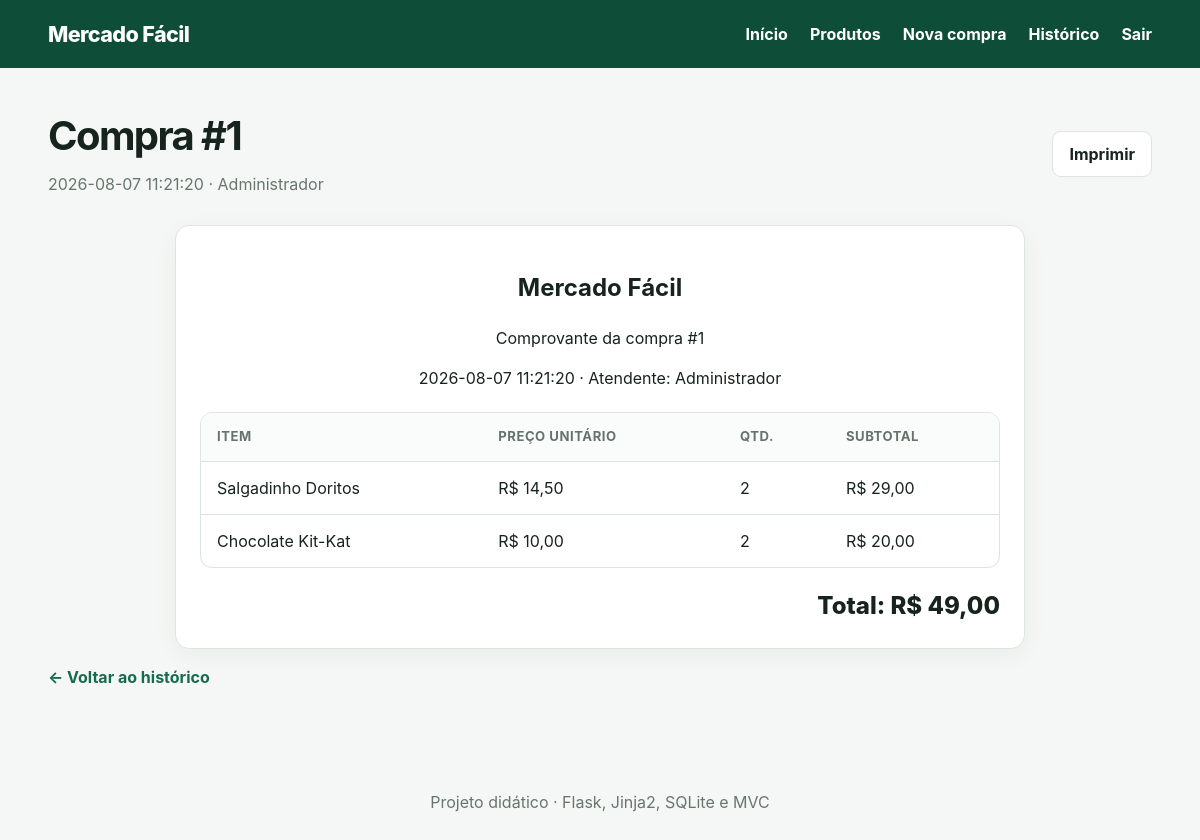
Screenshot of /compras/1 (signed in) with the database file from the repository.
### tables this page shows
CREATE TABLE compras (
    id INTEGER PRIMARY KEY AUTOINCREMENT,
    usuario_id INTEGER NOT NULL,
    total_centavos INTEGER NOT NULL CHECK (total_centavos >= 0),
    criada_em TEXT NOT NULL DEFAULT CURRENT_TIMESTAMP,
    FOREIGN KEY (usuario_id) REFERENCES usuarios(id)
);

CREATE TABLE usuarios (
    id INTEGER PRIMARY KEY AUTOINCREMENT,
    nome TEXT NOT NULL,
    usuario TEXT NOT NULL UNIQUE COLLATE NOCASE,
    senha_hash TEXT NOT NULL,
    criado_em TEXT NOT NULL DEFAULT CURRENT_TIMESTAMP
);

CREATE TABLE itens_compra (
    id INTEGER PRIMARY KEY AUTOINCREMENT,
    compra_id INTEGER NOT NULL,
    produto_id INTEGER,
    produto_nome TEXT NOT NULL,
    preco_unitario_centavos INTEGER NOT NULL,
    quantidade INTEGER NOT NULL CHECK (quantidade > 0),
    subtotal_centavos INTEGER NOT NULL,
    FOREIGN KEY (compra_id) REFERENCES compras(id) ON DELETE CASCADE,
    FOREIGN KEY (produto_id) REFERENCES produtos(id) ON DELETE SET NULL
);

### controllers/compra_controller.py (the view)
@compra_bp.get("/<int:compra_id>")
def detalhes(compra_id):
    compra = compra_model.buscar(compra_id)
    if compra is None:
        abort(404)
    return render_template("detalhes_compra.html", compra=compra,
                           itens=compra_model.listar_itens(compra_id))

### database.py (called while the page is built)
def get_db():
    if "db" not in g:
        database_path = Path(current_app.config["DATABASE"])
        database_path.parent.mkdir(parents=True, exist_ok=True)
        g.db = sqlite3.connect(database_path)
        g.db.row_factory = sqlite3.Row
        g.db.execute("PRAGMA foreign_keys = ON")
    return g.db

### models/compra.py (called while the page is built)
def buscar(compra_id):
    return get_db().execute(
        """SELECT c.*, u.nome AS usuario_nome
           FROM compras c JOIN usuarios u ON u.id = c.usuario_id WHERE c.id = ?""",
        (compra_id,),
    ).fetchone()

def listar_itens(compra_id):
    return get_db().execute(
        "SELECT * FROM itens_compra WHERE compra_id = ? ORDER BY id", (compra_id,)
    ).fetchall()

### utils.py (called while the page is built)
def formatar_moeda(centavos):
    valor = Decimal(int(centavos)) / 100
    return f"R$ {valor:,.2f}".replace(",", "X").replace(".", ",").replace("X", ".")

### templates/detalhes_compra.html (shortened to what this page needs)
{% extends "base.html" %}
{% block conteudo %}
<div class="cabecalho-pagina nao-imprimir"><div><h1>Compra #{{ compra.id }}</h1><p>{{ compra.criada_em }} · {{ compra.usuario_nome }}</p></div><button class="botao secundario" onclick="window.print()">Imprimir</button></div>
<section class="comprovante"><div class="comprovante-topo"><h2>Mercado Fácil</h2><p>Comprovante da compra #{{ compra.id }}</p><p>{{ compra.criada_em }} · Atendente: {{ compra.usuario_nome }}</p></div>
<div class="tabela-wrapper"><table><thead><tr><th>Item</th><th>Preço unitário</th><th>Qtd.</th><th>Subtotal</th></tr></thead><tbody>{% for i in itens %}<tr><td>{{ i.produto_nome }}</td><td>{{ i.preco_unitario_centavos|moeda }}</td><td>{{ i.quantidade }}</td><td>{{ i.subtotal_centavos|moeda }}</td></tr>{% endfor %}</tbody></table></div>
<div class="total-comprovante">Total: {{ compra.total_centavos|moeda }}</div></section>
<p class="nao-imprimir"><a href="{{ url_for('compra.listar') }}">← Voltar ao histórico</a></p>
{% endblock %}

### static/style.css (style rules this page uses)
:root { --verde:#176b4d;--verde-escuro:#0e4d37;--fundo:#f4f7f5;--texto:#17231d;--borda:#dce5df;--branco:#fff;--erro:#b42318 }
* { box-sizing:border-box }
body { margin:0;font-family:Inter,system-ui,-apple-system,"Segoe UI",sans-serif;background:var(--fundo);color:var(--texto);line-height:1.5 }
a { color:var(--verde);font-weight:650;text-decoration:none }
.cabecalho-pagina { display:flex;justify-content:space-between;align-items:center;gap:20px;margin-bottom:24px }
.cabecalho-pagina h1 { margin:0;font-size:clamp(1.8rem,4vw,2.5rem);letter-spacing:-.04em }
.cabecalho-pagina p,.auth-card>p { color:#68766e;margin:.35rem 0 }
.card,.painel,.auth-card,.comprovante { background:#fff;border:1px solid var(--borda);border-radius:14px;padding:24px;box-shadow:0 6px 24px rgba(20,60,40,.05) }
.botao { display:inline-flex;align-items:center;justify-content:center;border:1px solid var(--borda);border-radius:9px;padding:10px 16px;background:#fff;color:var(--texto);font:inherit;font-weight:700;cursor:pointer }
.botao.secundario { background:#fff }
.tabela-wrapper { overflow:auto;background:#fff;border:1px solid var(--borda);border-radius:12px }
table { width:100%;border-collapse:collapse;min-width:680px }
th,td { text-align:left;padding:14px 16px;border-bottom:1px solid var(--borda) }
th { font-size:.82rem;text-transform:uppercase;letter-spacing:.04em;color:#65736b;background:#fafcfb }
tbody tr:last-child td { border-bottom:0 }
.comprovante { max-width:850px;margin:auto }
.comprovante-topo { text-align:center;margin-bottom:22px }
.total-comprovante { text-align:right;font-size:1.5rem;font-weight:800;padding-top:20px }

### rows the page displays
compras: id "1", criada_em "2026-08-07 11:21:20", total_centavos|moeda "R$ 49,00"
usuarios: usuario_nome "Administrador"
itens_compra: produto_nome "Salgadinho Doritos", preco_unitario_centavos|moeda "R$ 14,50", quantidade "2", subtotal_centavos|moeda "R$ 29,00"
itens_compra: produto_nome "Chocolate Kit-Kat", preco_unitario_centavos|moeda "R$ 10,00", quantidade "2", subtotal_centavos|moeda "R$ 20,00"
